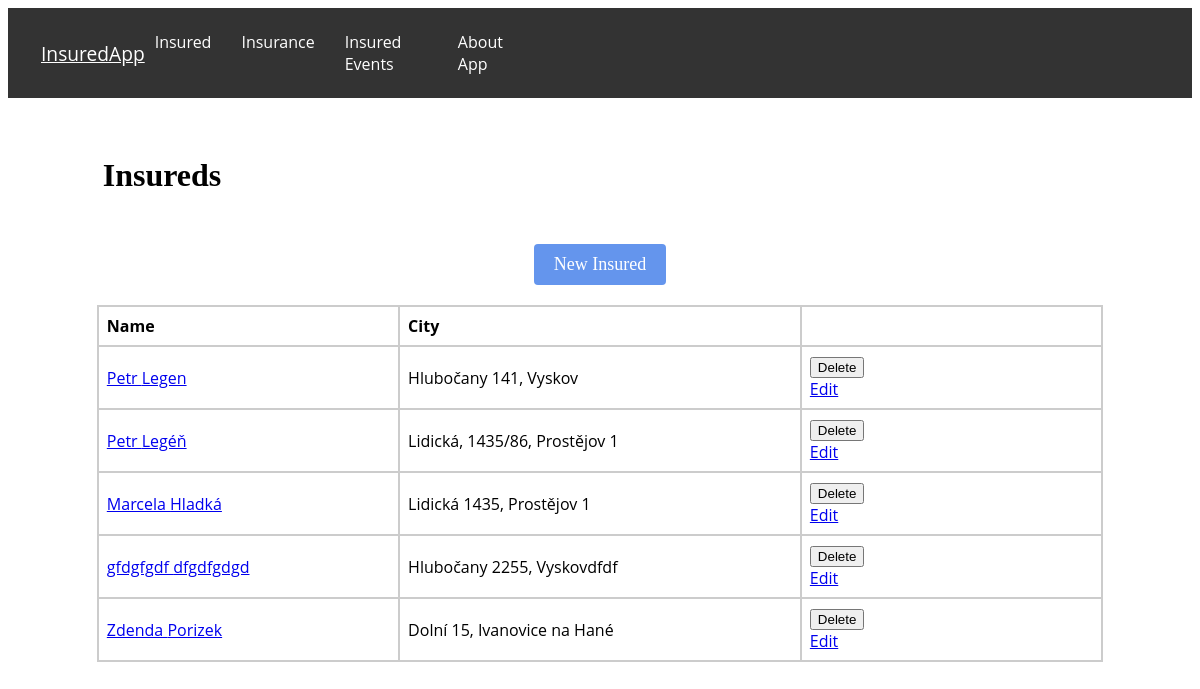
The app's page /insured/, older data.
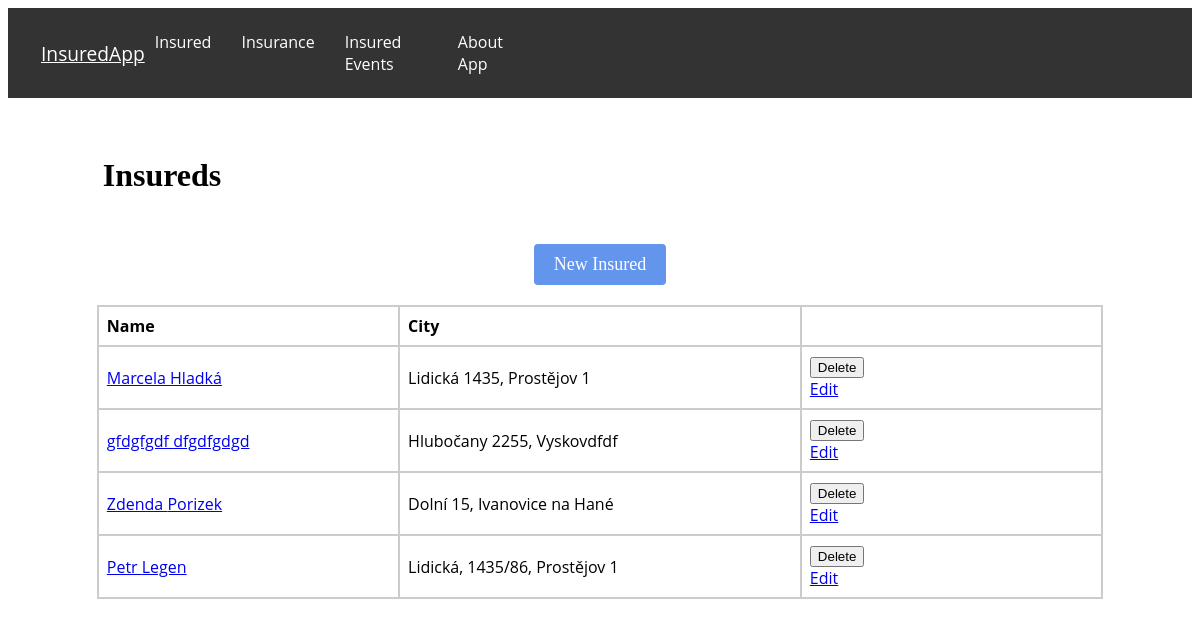
The same page, newer data.
### evidence/models.py (models this page shows, shortened)
class Insured(models.Model):
    user = models.ForeignKey(User, on_delete=models.CASCADE, related_name='insured', null=True)
    ROLE_CHOICES = (
        ('insurer', 'Insurer'),
        ('insured', 'Insured'),
    )
    first_name = models.CharField(max_length=100)
    profile_photo = models.ImageField(upload_to='profile_photos', blank=True, null=True)
    last_name = models.CharField(max_length=100)
    email = models.EmailField()
    role = models.CharField(max_length=10, choices=ROLE_CHOICES, null=True)
    street = models.CharField(max_length=100)
    city = models.CharField(max_length=64)
    zipcode = models.IntegerField()
    phone = models.CharField(max_length=16)

### evidence/views.py (the view)
# urls.py: path('insured/', views.insured, name='insured'),
def insured(request):
    insureds = Insured.objects.prefetch_related('insurance')
    return render(request, 'insured.html', {'insureds': insureds})

### evidence/templates/insured.html (shortened to what this page needs)
{% extends 'base.html' %}
{% block content %}
    <h1 class="insured-h">Insureds</h1>
    <div class="center">
        <a href="{% url 'new_insured' %}" class="button-insured">New Insured</a>
    </div>
    <table class="insured-table">
        <thead>
            <tr>
                <th>Name</th>
                <th>City</th>
                <th></th>
            </tr>
        </thead>
        <tbody>
            {% for insured in insureds %}
                <tr>
                    <td><a href="{% url 'insured_detail' insured.id %}">{{ insured.first_name }} {{ insured.last_name }}</a></td>
                    <td>{{ insured.street }}, {{ insured.city }}</td>
                    <td><form method="post" action="{% url 'delete_insured' insured.id %}">
                            <button type="submit" class="delete-button" onclick="return confirm('Are you sure you want to delete this insured?')">Delete</button>
                        </form>
                        <a href="{% url 'edit_insured' insured.id %}" class="edit-button">Edit</a>
                    </td>
                </tr>
            {% endfor %}
        </tbody>
    </table>
{% endblock %}

### evidence/templates/base.html (shortened to what this page needs)
<!DOCTYPE html>
<html>
{% load static %}
<head>
    <link href="{% static 'css/style.css' %}" rel="stylesheet">
</head>
<body>
    <div class="navbar">
        <div class="navbar-logo">
            <a href="/">InsuredApp</a>
        </div>
        <div class="navbar-links">
            <a href="/insured/">Insured</a>
            <a href="/insurances/">Insurance</a>
            <a href="/events/">Insured Events</a>
            <a href="/about/">About App</a>
        </div>
    </div>
    <div class="content">
        {% block content %}{% endblock %}
    </div>
</body>
</html>

### static/css/style.css (style rules this page uses)
.navbar { background-color: #333; color: #fff; padding: 18px; display: flex; align-items: center; font-family: 'Open Sans', sans-serif; }
.navbar-logo { color: #fff; margin-right: auto; margin-left: 10px; font-size: 120%; }
.navbar-links { display: flex; margin-right: 55%; }
.navbar a { color: #fff; text-decoration: non margin-right: 10px; padding: 5px; }
.navbar-links a { color: #fff; text-decoration: none; margin-right: 20px; }
.insured-h, .insurances-h { margin-top: 5%; margin-left: 8%; }
.center { display: flex; justify-content: center; margin-top: 50px; }
.button-insured { display: inline-block; padding: 10px 20px; background-color: #6495ED; color: #fff; text-decoration: none; font-size: 18px; border-radius: 4px; }
.insured-table, .policies-table, .insurances-table { width: 85%; margin-top: 20px; margin-left: auto; margin-right: auto; border-collapse: collapse; font-family: 'Open Sans', sans-serif; }
.insured-table th, .insured-table td, .policies-table th, .policies-table td, .insurances-table th, .insurances-table td { padding: 8px; border: 2px solid #ccc; }
.insured-table th:nth-child(2), .insured-table td:nth-child(2) { width: 40%; }
.insured-table th:nth-child(1), .insured-table td:nth-child(1), .insured-table th:nth-child(3), .insured-table td:nth-child(3) { width: 30%; }
.insured-table th, .policies-table th { text-align: left; }

Row changes from the older to the newer data that the page shows:
removed Insured: first_name "Petr", last_name "Legen", street "Hlubočany 141", city "Vyskov"
removed Insured: first_name "Petr", last_name "Legéň", street "Lidická, 1435/86", city "Prostějov 1"
added Insured: first_name "Petr", last_name "Legen", street "Lidická, 1435/86", city "Prostějov 1"
